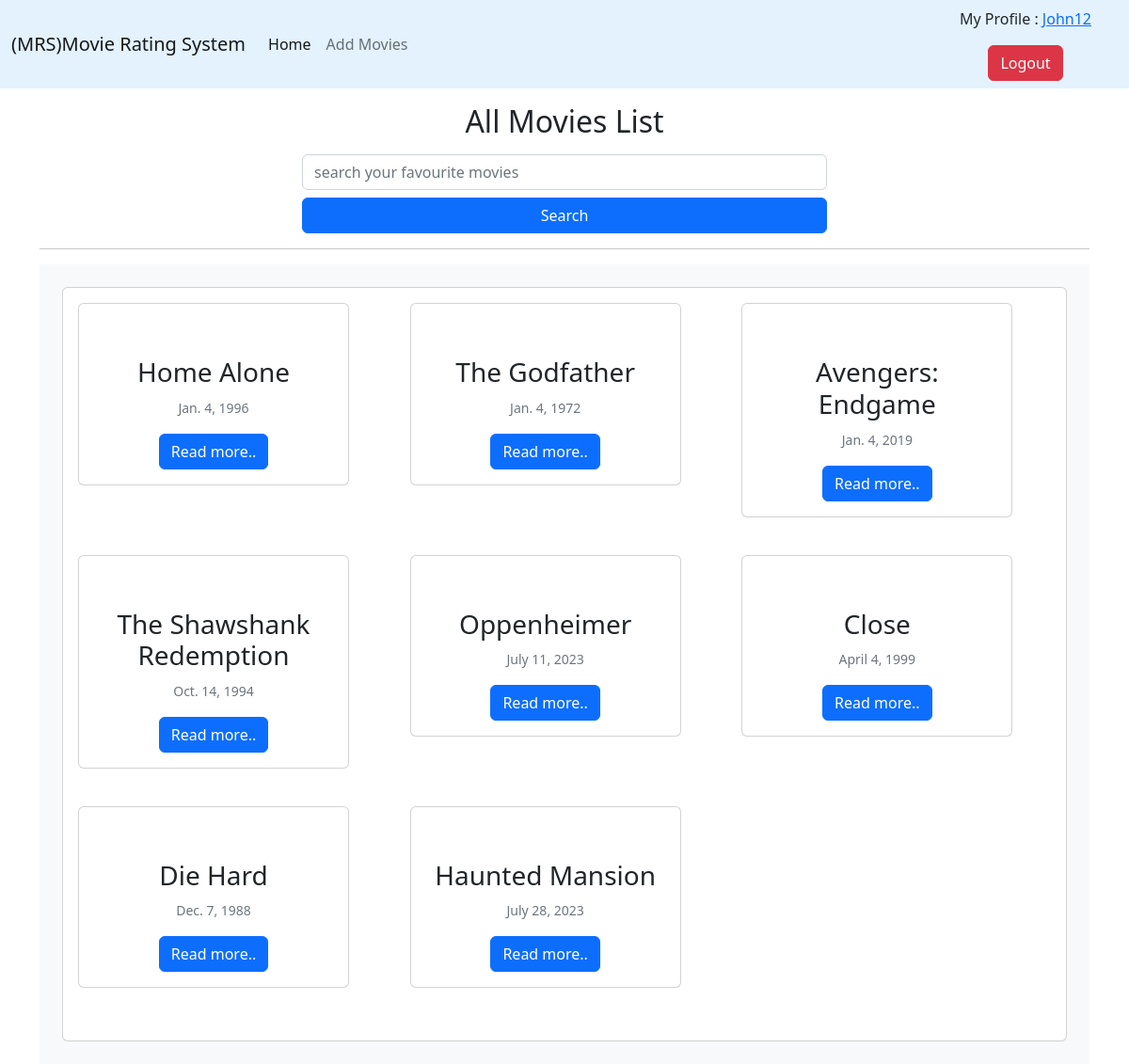
The page / (signed in) on the database its author committed.
### main/models.py (models this page shows, shortened)
class Movie(models.Model):
    id = models.AutoField(primary_key=True)
    name = models.CharField(max_length=200)
    description = models.TextField(max_length=5000)
    director = models.CharField(max_length=200)
    cast = models.CharField(max_length=700)
    genre = models.CharField(max_length=200)
    rating = models.CharField(max_length=10)
    release_date = models.DateField()
    poster = models.URLField(max_length=1000, default=None, null=True)

### main/views.py (the view)
# urls.py: path('', homepage, name='homepage'),
@login_required(login_url="/login/")
def homepage(request):
    movies = Movie.objects.all()
    if request.GET.get('search'):
        movies = movies.filter(name__contains = request.GET.get('search'))
    context={
        'movies': movies,
        'page': 'homepage',
    }
    return render(request, 'homepage.html',context)

### main/templates/homepage.html (shortened to what this page needs)
{% extends 'base.html' %}
{% block start %}
    <h2 class="my-3 text-center">All Movies List</h2>
    <form action="">
    <div class="d-grid gap-2 col-6 mx-auto">
        <input name="search" class="form-control" id="exampleFormControlInput1" placeholder="search your favourite movies">
        <button class="btn btn-primary" type="submit">Search</button>
    </div>
    </form>
    <hr>
    <div class="container bg-light p-4">
        <div class="card">
            <div class="card-body bg-light-300">
                <div class="row">
                    {% for movie in movies %}
                    <div class="col-md-4 mb-4">
                        <div class="card mb-3" style="width: 18rem;">
                            <div class="card-body">
                                <div class="text-center">
                                    <h3 class="card-title mt-3">{{ movie.name }}</h3>
                                    <p class="card-text">
                                        <small class="text-muted">{{ movie.release_date }}</small>
                                    </p>
                                    <a href="{% url 'movie_details' movie.id %}" class="btn btn-primary">Read more..</a>
                                </div>
                            </div>
                        </div>
                    </div>
                    {% endfor %}
                </div>
            </div>
        </div>
    </div>
{% endblock %}

### main/templates/base.html (shortened to what this page needs)
<!DOCTYPE html>
<html lang="en">
<head>
    <link href="https://cdn.jsdelivr.net/npm/bootstrap@5.2.3/dist/css/bootstrap.min.css" rel="stylesheet">
</head>
<body>
    <nav class="navbar navbar-expand-lg" style="background-color: #e3f2fd;">
        <div class="container-fluid">
          <a class="navbar-brand" href="/">(MRS)Movie Rating System</a>
          <div class="collapse navbar-collapse" id="navbarSupportedContent">
            <ul class="navbar-nav me-auto mb-2 mb-lg-0">
              <li class="nav-item">
                <a class="nav-link active" aria-current="page" href="/">Home</a>
              </li>
              <li class="nav-item">
                <a class="nav-link" href="{% url 'add_movies' %}">Add Movies</a>
              </li>
          </div>
          {% if user.is_authenticated %}
          <div class="d-grid gap-3 col-2 mx-auto" style="text-align:center;">
            <div>My Profile : <a href="{% url 'user_profile' user.id %}">{{user.username}}</a></div>
            <a href="{% url 'logout_page' %}"><button class="btn btn-danger" type="submit">Logout</button></a>
        </div>
          {% endif %}
        </div>
      </nav>
      <div class="container">
    {% block start %}
    {% endblock %}
  </div>
</body>
</html>

### rows shown on the page
Movie: name "Home Alone", release_date "Jan. 4, 1996"
Movie: name "The Godfather", release_date "Jan. 4, 1972"
Movie: name "Avengers: Endgame", release_date "Jan. 4, 2019"
Movie: name "The Shawshank Redemption", release_date "Oct. 14, 1994"
Movie: name "Oppenheimer", release_date "July 11, 2023"
Movie: name "Close", release_date "April 4, 1999"
Movie: name "Die Hard", release_date "Dec. 7, 1988"
Movie: name "Haunted Mansion", release_date "July 28, 2023"

### other values the page prints
{{ user.username }} "John12"
